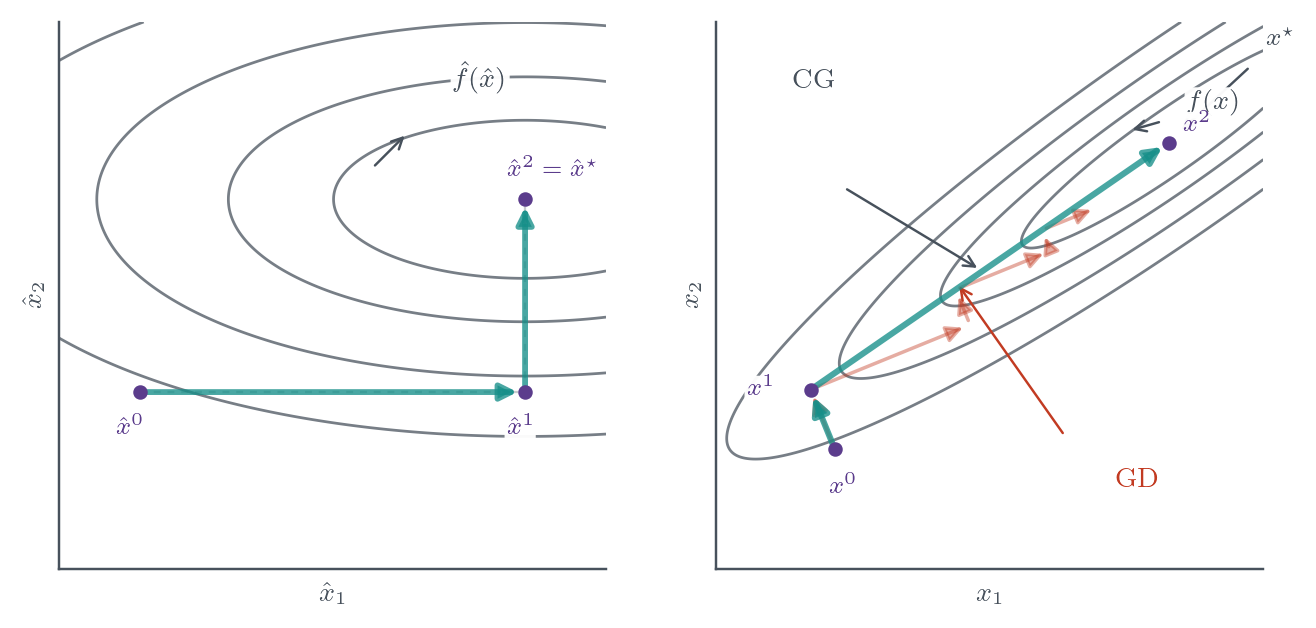

Recreate this plot in Python.
#!/usr/bin/env python3
from __future__ import annotations

import os
from pathlib import Path

MPL_CACHE_DIR = Path("/tmp/matplotlib-cache")
MPL_CACHE_DIR.mkdir(parents=True, exist_ok=True)
os.environ.setdefault("MPLCONFIGDIR", str(MPL_CACHE_DIR))

import matplotlib.pyplot as plt
import numpy as np
from matplotlib.patches import FancyArrowPatch


INDIGO = "#5b3c8c"
TEAL = "#168f89"
CRIMSON = "#c23b22"
SLATE = "#47515c"


plt.rcParams.update(
    {
        "figure.figsize": (6.0, 3.15),
        "figure.facecolor": "white",
        "axes.facecolor": "white",
        "axes.edgecolor": SLATE,
        "axes.labelcolor": SLATE,
        "axes.linewidth": 0.8,
        "axes.labelsize": 9,
        "xtick.color": SLATE,
        "ytick.color": SLATE,
        "xtick.labelsize": 8,
        "ytick.labelsize": 8,
        "font.family": "serif",
        "font.size": 9,
        "mathtext.fontset": "cm",
        "axes.unicode_minus": False,
        "text.usetex": True,
        "pgf.texsystem": "pdflatex",
        "pgf.rcfonts": False,
        "pgf.preamble": "\n".join(
            [
                r"\usepackage[utf8]{inputenc}",
                r"\usepackage[T1]{fontenc}",
                r"\usepackage{amsmath,amssymb}",
                r"\usepackage{physics}",
                r"\usepackage{bm}",
            ]
        ),
        "svg.fonttype": "none",
        "savefig.bbox": "tight",
    }
)


def rotation(theta_deg: float) -> np.ndarray:
    theta = np.deg2rad(theta_deg)
    c, s = np.cos(theta), np.sin(theta)
    return np.array([[c, -s], [s, c]], dtype=float)


def quadratic_gap(A: np.ndarray, x_star: np.ndarray, x: np.ndarray) -> float:
    e = x - x_star
    return 0.5 * float(e @ (A @ e))


def exact_line_search(A: np.ndarray, x_star: np.ndarray, x: np.ndarray, d: np.ndarray) -> float:
    g = A @ (x - x_star)
    return -float(g @ d) / float(d @ (A @ d))


def linear_cg_two_steps(A: np.ndarray, x_star: np.ndarray, x0: np.ndarray) -> tuple[np.ndarray, np.ndarray, np.ndarray, np.ndarray]:
    g0 = A @ (x0 - x_star)
    d0 = -g0
    alpha0 = exact_line_search(A, x_star, x0, d0)
    x1 = x0 + alpha0 * d0

    g1 = A @ (x1 - x_star)
    beta0 = float(g1 @ g1) / float(g0 @ g0)
    d1 = -g1 + beta0 * d0
    alpha1 = exact_line_search(A, x_star, x1, d1)
    x2 = x1 + alpha1 * d1
    return x1, x2, alpha0 * d0, alpha1 * d1


def steepest_descent_history(A: np.ndarray, x_star: np.ndarray, x0: np.ndarray, steps: int) -> list[np.ndarray]:
    xs = [x0.copy()]
    x = x0.copy()
    for _ in range(steps):
        g = A @ (x - x_star)
        alpha = float(g @ g) / float(g @ (A @ g))
        x = x - alpha * g
        xs.append(x.copy())
    return xs


def gap_grid(A: np.ndarray, x_star: np.ndarray, x1: np.ndarray, x2: np.ndarray) -> np.ndarray:
    xx1, xx2 = np.meshgrid(x1, x2)
    X = np.stack([xx1 - x_star[0], xx2 - x_star[1]], axis=-1)
    return 0.5 * np.einsum("...i,ij,...j->...", X, A, X)


def square_limits(points: np.ndarray, pad: float) -> tuple[tuple[float, float], tuple[float, float], float]:
    mins = points.min(axis=0)
    maxs = points.max(axis=0)
    center = 0.5 * (mins + maxs)
    half_span = 0.5 * max(maxs - mins) + pad
    return (center[0] - half_span, center[0] + half_span), (center[1] - half_span, center[1] + half_span), half_span


def add_arrow(
    ax: plt.Axes,
    start: np.ndarray,
    end: np.ndarray,
    *,
    color: str,
    lw: float,
    alpha: float = 1.0,
    zorder: int = 5,
) -> None:
    ax.add_patch(
        FancyArrowPatch(
            posA=tuple(start),
            posB=tuple(end),
            arrowstyle="-|>",
            mutation_scale=11.0,
            linewidth=lw,
            color=color,
            alpha=alpha,
            shrinkA=1.5,
            shrinkB=2.5,
            capstyle="round",
            joinstyle="round",
            zorder=zorder,
        )
    )


def label_box(ax: plt.Axes, xy: tuple[float, float], text: str, color: str, size: float = 8.5) -> None:
    ax.text(
        xy[0],
        xy[1],
        text,
        color=color,
        fontsize=size,
        bbox={"boxstyle": "round,pad=0.08", "facecolor": "white", "edgecolor": "none", "alpha": 0.97},
        zorder=7,
    )


def main() -> None:
    out_dir = Path(__file__).resolve().parent
    out_pdf = out_dir / "coordinate-vs-conjugate.pdf"
    out_pgf = out_dir / "coordinate-vs-conjugate.pgf"
    out_svg = out_dir / "coordinate-vs-conjugate.svg"
    out_png = out_dir / "coordinate-vs-conjugate.png"

    # Real quadratic example used for the figure.
    A = rotation(35.0) @ np.diag([0.3, 10.0]) @ rotation(35.0).T
    x_star = np.array([2.0, 1.4], dtype=float)
    x0 = np.array([0.8, 0.3], dtype=float)

    # Real two-step CG path for a 2D SPD quadratic.
    x1, x2, step0, step1 = linear_cg_two_steps(A, x_star, x0)

    # We keep the transformed coordinates tied to the actual conjugate basis,
    # but rescale the basis vectors diagonally to make the diagonalized picture
    # readable on the page while preserving the coordinate-descent structure.
    C = np.column_stack([0.6 * step0, 1.2 * step1])
    D = C.T @ A @ C
    xhat0 = np.linalg.solve(C, x0)
    xhat1 = np.linalg.solve(C, x1)
    xhat2 = np.linalg.solve(C, x2)
    xhat_star = np.linalg.solve(C, x_star)

    # Real steepest-descent history on the same quadratic for the red cue.
    gd_hist = steepest_descent_history(A, x_star, x0, steps=6)

    gap0 = quadratic_gap(A, x_star, x0)
    levels = gap0 * np.array([0.10, 0.24, 0.50, 0.90])

    xhat_all = np.vstack([xhat0, xhat1, xhat2, xhat_star])
    xhat_xlim, xhat_ylim, xhat_half = square_limits(xhat_all, pad=0.35)
    xhat_grid_1 = np.linspace(*xhat_xlim, 420)
    xhat_grid_2 = np.linspace(*xhat_ylim, 380)
    gap_hat = gap_grid(D, xhat_star, xhat_grid_1, xhat_grid_2)

    x_all = np.vstack(gd_hist + [x1, x2, x_star])
    x_xlim, x_ylim, x_half = square_limits(x_all, pad=0.34)
    x_grid_1 = np.linspace(*x_xlim, 420)
    x_grid_2 = np.linspace(*x_ylim, 380)
    gap_x = gap_grid(A, x_star, x_grid_1, x_grid_2)

    fig, (ax0, ax1) = plt.subplots(1, 2)
    fig.subplots_adjust(left=0.075, right=0.995, bottom=0.16, top=0.95, wspace=0.18)

    for ax in (ax0, ax1):
        ax.set_xticks([])
        ax.set_yticks([])
        ax.spines["top"].set_visible(False)
        ax.spines["right"].set_visible(False)

    # Left panel: exact same iterates in the transformed coordinate system.
    ax0.contour(
        xhat_grid_1,
        xhat_grid_2,
        gap_hat,
        levels=levels,
        colors=[SLATE],
        linewidths=0.9,
        alpha=0.74,
    )
    ax0.set_xlim(*xhat_xlim)
    ax0.set_ylim(*xhat_ylim)
    ax0.set_aspect("equal", adjustable="box")
    ax0.set_box_aspect(1.0)
    ax0.set_xlabel(r"$\hat x_1$")
    ax0.set_ylabel(r"$\hat x_2$")
    ax0.scatter([xhat0[0], xhat1[0], xhat2[0]], [xhat0[1], xhat1[1], xhat2[1]], s=14, color=INDIGO, zorder=6)
    add_arrow(ax0, xhat0, xhat1, color=TEAL, lw=1.9, alpha=0.78)
    add_arrow(ax0, xhat1, xhat2, color=TEAL, lw=1.9, alpha=0.78)
    ax0.plot([xhat0[0], xhat1[0]], [xhat0[1], xhat1[1]], ls=(0, (3, 3)), color=SLATE, lw=0.75, alpha=0.30, zorder=1)
    ax0.plot([xhat1[0], xhat1[0]], [xhat1[1], xhat2[1]], ls=(0, (3, 3)), color=SLATE, lw=0.75, alpha=0.30, zorder=1)
    label_box(ax0, (xhat_xlim[0] + 0.72 * (2 * xhat_half), xhat_ylim[0] + 0.88 * (2 * xhat_half)), r"$\hat f(\hat x)$", SLATE, 8.8)
    ax0.annotate(
        "",
        xy=(xhat_xlim[0] + 0.64 * (2 * xhat_half), xhat_ylim[0] + 0.80 * (2 * xhat_half)),
        xytext=(xhat_xlim[0] + 0.57 * (2 * xhat_half), xhat_ylim[0] + 0.73 * (2 * xhat_half)),
        arrowprops={"arrowstyle": "->", "color": SLATE, "lw": 0.8},
    )
    label_box(ax0, (xhat0[0] - 0.10, xhat0[1] - 0.18), r"$\hat x^0$", INDIGO, 8.3)
    label_box(ax0, (xhat1[0] - 0.08, xhat1[1] - 0.18), r"$\hat x^1$", INDIGO, 8.3)
    label_box(ax0, (xhat2[0] - 0.08, xhat2[1] + 0.10), r"$\hat x^2=\hat x^\star$", INDIGO, 8.1)

    # Right panel: mapped-back CG and actual steepest descent on the same f.
    ax1.contour(
        x_grid_1,
        x_grid_2,
        gap_x,
        levels=levels,
        colors=[SLATE],
        linewidths=0.9,
        alpha=0.74,
    )
    ax1.set_xlim(*x_xlim)
    ax1.set_ylim(*x_ylim)
    ax1.set_aspect("equal", adjustable="box")
    ax1.set_box_aspect(1.0)
    ax1.set_xlabel(r"$x_1$")
    ax1.set_ylabel(r"$x_2$")

    ax1.scatter([x0[0], x1[0], x2[0]], [x0[1], x1[1], x2[1]], s=14, color=INDIGO, zorder=6)
    add_arrow(ax1, x0, x1, color=TEAL, lw=2.0, alpha=0.78)
    add_arrow(ax1, x1, x2, color=TEAL, lw=2.0, alpha=0.78)

    for start, end in zip(gd_hist[:-1], gd_hist[1:]):
        add_arrow(ax1, start, end, color=CRIMSON, lw=1.15, alpha=0.42, zorder=4)

    label_box(ax1, (x_xlim[0] + 0.14 * (2 * x_half), x_ylim[0] + 0.88 * (2 * x_half)), r"$\mathrm{CG}$", SLATE, 8.8)
    ax1.annotate(
        "",
        xy=(0.52 * x1 + 0.48 * x2),
        xytext=(x_xlim[0] + 0.23 * (2 * x_half), x_ylim[0] + 0.70 * (2 * x_half)),
        arrowprops={"arrowstyle": "->", "color": SLATE, "lw": 0.8},
    )
    label_box(ax1, (x_xlim[0] + 0.73 * (2 * x_half), x_ylim[0] + 0.15 * (2 * x_half)), r"$\mathrm{GD}$", CRIMSON, 8.8)
    ax1.annotate(
        "",
        xy=gd_hist[3] + np.array([0.00, 0.03]),
        xytext=(x_xlim[0] + 0.64 * (2 * x_half), x_ylim[0] + 0.24 * (2 * x_half)),
        arrowprops={"arrowstyle": "->", "color": CRIMSON, "lw": 0.8},
    )
    label_box(ax1, (x_xlim[0] + 0.86 * (2 * x_half), x_ylim[0] + 0.84 * (2 * x_half)), r"$f(x)$", SLATE, 8.8)
    ax1.annotate(
        "",
        xy=(x_xlim[0] + 0.75 * (2 * x_half), x_ylim[0] + 0.80 * (2 * x_half)),
        xytext=(x_xlim[0] + 0.82 * (2 * x_half), x_ylim[0] + 0.82 * (2 * x_half)),
        arrowprops={"arrowstyle": "->", "color": SLATE, "lw": 0.8},
    )
    label_box(ax1, (x0[0] - 0.02, x0[1] - 0.16), r"$x^0$", INDIGO, 8.3)
    label_box(ax1, (x1[0] - 0.23, x1[1] - 0.02), r"$x^1$", INDIGO, 8.3)
    label_box(ax1, (x2[0] + 0.05, x2[1] + 0.04), r"$x^2$", INDIGO, 8.3)
    label_box(ax1, (x_star[0] + 0.35, x_star[1] + 0.35), r"$x^\star$", SLATE, 8.5)
    ax1.annotate(
        "",
        xy=x_star + np.array([0.03, 0.03]),
        xytext=x_star + np.array([0.30, 0.28]),
        arrowprops={"arrowstyle": "->", "color": SLATE, "lw": 0.8},
    )

    fig.savefig(out_pdf)
    fig.savefig(out_pgf)
    fig.savefig(out_svg)
    fig.savefig(out_png, dpi=220)
    print(f"Wrote {out_pdf}")
    print(f"Wrote {out_pgf}")
    print(f"Wrote {out_svg}")


if __name__ == "__main__":
    main()
